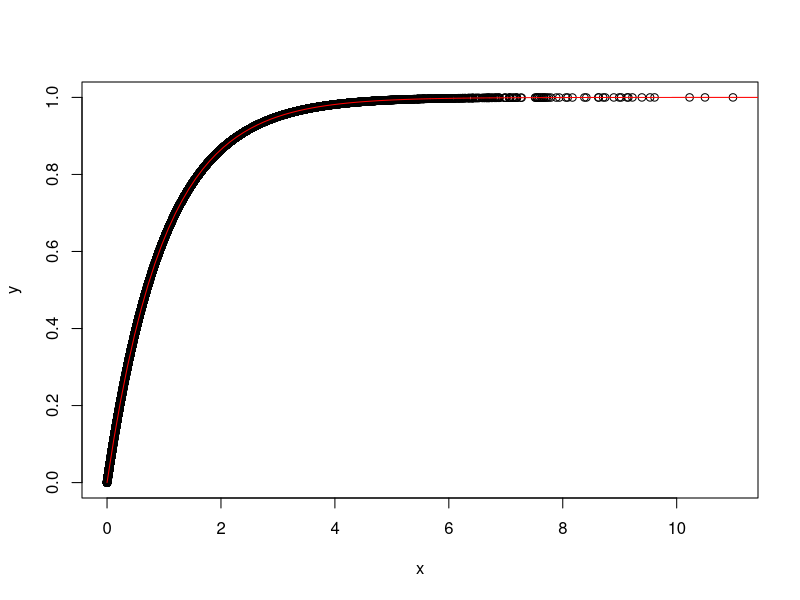

This chart was generated by the following R code: (Note: this script raises an error after producing the figure.)
## ---- chunk 1
expdist <- function(rate, n) {
   u <- runif(n)
   x <-  -log( (1/rate)*( 1 - u))/rate
   list = list(x, u)
   return(list)
}

n <- 60000
lambda <- 1
outval <- expdist(lambda, n)
plot(outval[[1]], outval[[2]], xlab = "x", ylab = "y")
curve(pexp(x, rate = lambda), from=0, to=12, col='red', add = TRUE)
## ---- chunk 2
# for normalizing constant
ca <- function(alpha) {
  return(exp(1)*alpha/(exp(1)+alpha))
}

dist1 <- function(alpha, n) {
   u <- runif(n)
   L = u<ca(alpha)/alpha
   res = zeros(n)
   res[L] = (u*alpha/ca(alpha))^(1/alpha)
   res[!L] = -log((1-u)/ca(alpha))
   return(list(x,u))
   #if u < ca(alpha)/alpha:
  #   x <- (u*alpha/ca(alpha))^(1/alpha)
   #else if u >= ca(alpha)/alpha:
    # x <- -log((1-u)/ca(alpha))
   #list = list(x, u)
   #return(list)
}


n <- 60000
alpha <- 0.5
outval1 <- dist1(alpha, n)
library(ggplot2)
data.frame(x = outval1[[1]], y = outval1[[2]])
ggplot(data.frame(x = outval1[[1]], y = outval1[[2]]))+
  geom_line(aes(x=x,y=y))
#plot(outval1[[1]], outval1[[2]], xlab = "x", ylab = "y")

## ---- chunk 3
dist3 <- function(alpha, n) {
   u <- runif(n)
   x <- 1/alpha*log(-u/(u-1))
   list = list(x, u)
   return(list)
}

outval3 <- dist3(alpha, n)
plot(outval3[[1]], outval3[[2]], xlab = "x", ylab = "y")
## ---- chunk 4
mynormal <- function(n) {
  x1 <- runif(n, min = 0, max = 2*pi)
  x2 <- expdist(0.5, n)
  y1 <- sqrt(unlist(x2))*cos(x1)
  y2 <- sqrt(unlist(x2))*sin(x1)
  return(list(y1,y2))
}

n = 1000
mynormalout <- mynormal(n)
plot(mynormalout[[1]], mynormalout[[2]], xlab = "x", ylab = "y")
hist(mynormalout[[2]], breaks = 500)

x <- seq(-4, 4, length=100)
y <- dnorm(x)
lines(x,y, type = "l", lwd = 2, xlab = "", ylab = "", add = TRUE)
